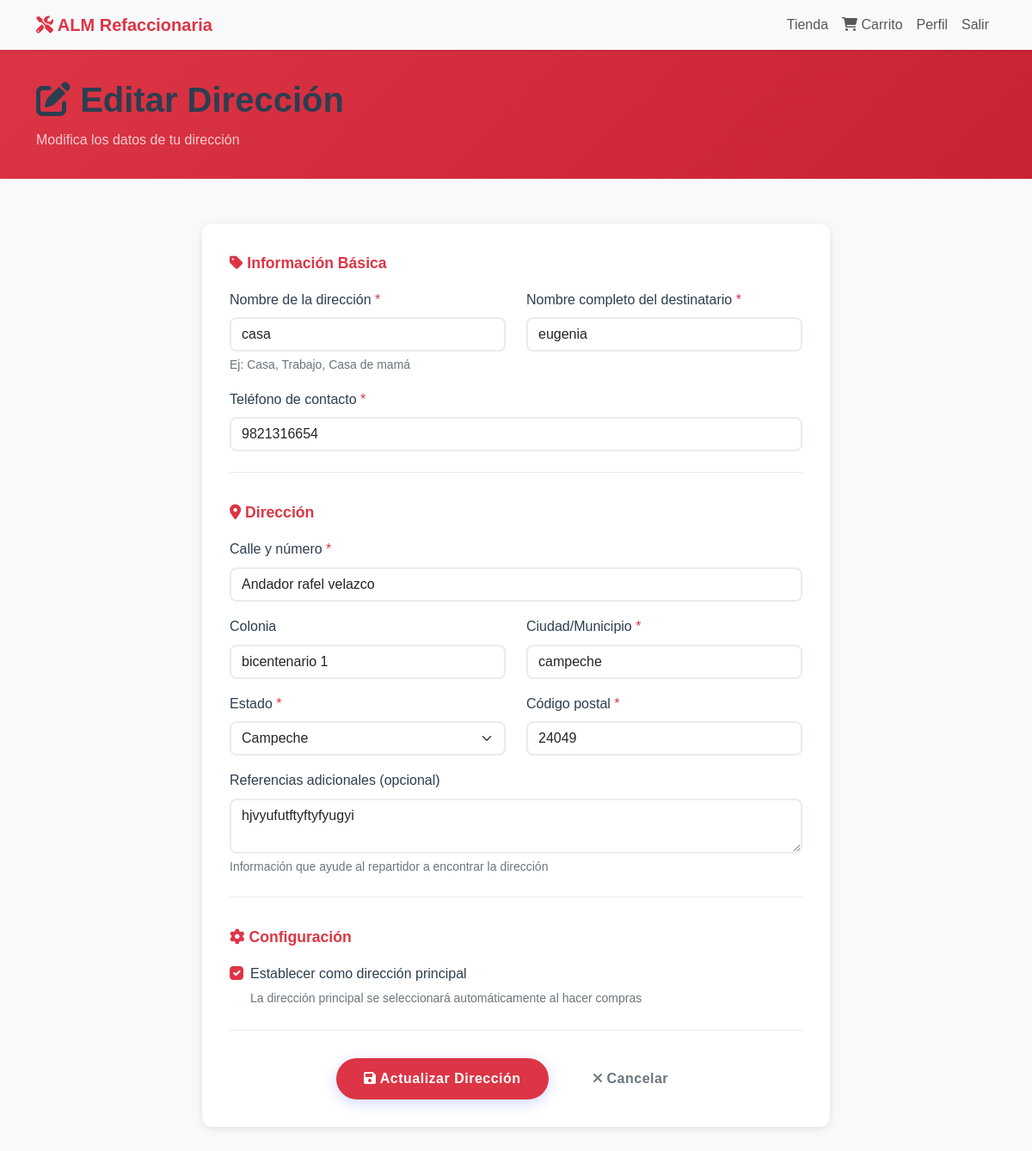
The app's page /addresses/3/edit/ (signed in) with its own data.
### store/models.py (models this page shows, shortened)
class CustomerAddress(models.Model):
    customer = models.ForeignKey(Customer, on_delete=models.CASCADE, related_name='addresses')
    nickname = models.CharField(max_length=50, help_text="Ej: Casa, Trabajo, Casa de mamá")
    full_name = models.CharField(max_length=200, verbose_name="Nombre completo del destinatario")
    phone = models.CharField(max_length=20)
    address = models.CharField(max_length=300, verbose_name="Calle y número")
    neighborhood = models.CharField(max_length=100, verbose_name="Colonia", blank=True, null=True)
    city = models.CharField(max_length=100, verbose_name="Ciudad/Municipio")
    state = models.CharField(max_length=3, choices=MEXICAN_STATES, verbose_name="Estado")
    zipcode = models.CharField(max_length=10, verbose_name="Código postal")
    references = models.TextField(blank=True, null=True, verbose_name="Referencias adicionales")
    is_default = models.BooleanField(default=False, verbose_name="Dirección principal")
    created_at = models.DateTimeField(auto_now_add=True)
    updated_at = models.DateTimeField(auto_now=True)
    class Meta:
        ordering = ['-is_default', '-updated_at']
        verbose_name = "Dirección del Cliente"
        verbose_name_plural = "Direcciones de Clientes"

### store/views.py (the view)
# urls.py: path('addresses/<int:address_id>/edit/', views.edit_address, name='edit_address'),
@login_required
def edit_address(request, address_id):
    data = cartData(request)
    customer = request.user.customer
    address = get_object_or_404(CustomerAddress, id=address_id, customer=customer)
    if request.method == 'POST':
        form = CustomerAddressForm(request.POST, instance=address, customer=customer)
        if form.is_valid():
            address = form.save()
            messages.success(request, f'Dirección "{address.nickname}" actualizada correctamente.')
            return redirect('customer_addresses')
    else:
        form = CustomerAddressForm(instance=address, customer=customer)
    context = {
        'cartItems': data['cartItems'],
        'form': form,
        'address': address,
        'title': 'Editar Dirección',
    }
    return render(request, 'store/address_form.html', context)

### store/utils.py (called while the page is built)
def cartData(request):
    if request.user.is_authenticated:
        try:
            customer = request.user.customer
            order = Order.objects.filter(customer=customer, complete=False).first()
            if order:
                items = order.orderitem_set.all()
                cartItems = order.get_cart_items
            else:
                items = []
                order = {'get_cart_total': 0, 'get_cart_items': 0, 'shipping': False}
                cartItems = 0
        except Customer.DoesNotExist:
            items = []
            order = {'get_cart_total': 0, 'get_cart_items': 0, 'shipping': False}
            cartItems = 0
    else:
        items = []
        order = {'get_cart_total': 0, 'get_cart_items': 0, 'shipping': False}
        cartItems = 0
    return {'cartItems': cartItems, 'order': order, 'items': items}

### store/templates/store/address_form.html (shortened to what this page needs)
{% load static %}
<!DOCTYPE html>
<html lang="es">
<head>
    <link href="https://cdn.jsdelivr.net/npm/bootstrap@5.3.0/dist/css/bootstrap.min.css" rel="stylesheet">
    <link rel="stylesheet" href="https://cdnjs.cloudflare.com/ajax/libs/font-awesome/6.0.0/css/all.min.css">
    <link rel="stylesheet" href="{% static 'css/main.css' %}">
</head>
<body>
    <nav class="navbar navbar-expand-lg navbar-light bg-light shadow-sm">
        <div class="container">
            <a class="navbar-brand" href="{% url 'index' %}">
                <i class="fas fa-tools"></i> ALM Refaccionaria
            </a>
            <div class="navbar-nav ms-auto">
                <a class="nav-link" href="{% url 'store' %}">Tienda</a>
                <a class="nav-link" href="{% url 'cart' %}">
                    <i class="fas fa-shopping-cart"></i>
                    Carrito
                </a>
                <a class="nav-link" href="{% url 'profile' %}">Perfil</a>
                <a class="nav-link" href="{% url 'logout' %}">Salir</a>
            </div>
        </div>
    </nav>
    <div class="page-header">
        <div class="container">
            <h1 class="mb-0">
                <i class="fas fa-{% if address %}edit{% else %}plus{% endif %}"></i>
                {{ title }}
            </h1>
            <p class="mb-0 mt-2 opacity-75">
                {% if address %}
                    Modifica los datos de tu dirección
                {% else %}
                    Agrega una nueva dirección de envío
                {% endif %}
            </p>
        </div>
    </div>
    <div class="container">
        <div class="row justify-content-center">
            <div class="col-lg-8">
                <div class="form-container">
                    <form method="post">
                        <div class="form-section">
                            <div class="section-title">
                                <i class="fas fa-tag"></i>
                                Información Básica
                            </div>
                            <div class="row">
                                <div class="col-md-6">
                                    <label for="{{ form.nickname.id_for_label }}" class="form-label required-field">
                                        Nombre de la dirección
                                    </label>
                                    {{ form.nickname }}
                                    <div class="help-text">Ej: Casa, Trabajo, Casa de mamá</div>
                                </div>
                                <div class="col-md-6">
                                    <label for="{{ form.full_name.id_for_label }}" class="form-label required-field">
                                        Nombre completo del destinatario
                                    </label>
                                    {{ form.full_name }}
                                </div>
                            </div>
                            <div class="mt-3">
                                <label for="{{ form.phone.id_for_label }}" class="form-label required-field">
                                    Teléfono de contacto
                                </label>
                                {{ form.phone }}
                            </div>
                        </div>
                        <div class="form-section">
                            <div class="section-title">
                                <i class="fas fa-map-marker-alt"></i>
                                Dirección
                            </div>
                            <div class="mb-3">
                                <label for="{{ form.address.id_for_label }}" class="form-label required-field">
                                    Calle y número
                                </label>
                                {{ form.address }}
                            </div>
                            <div class="row">
                                <div class="col-md-6">
                                    <label for="{{ form.neighborhood.id_for_label }}" class="form-label">
                                        Colonia
                                    </label>
                                    {{ form.neighborhood }}
                                </div>
                                <div class="col-md-6">
                                    <label for="{{ form.city.id_for_label }}" class="form-label required-field">
                                        Ciudad/Municipio
                                    </label>
                                    {{ form.city }}
                                </div>
                            </div>
                            <div class="row mt-3">
                                <div class="col-md-6">
                                    <label for="{{ form.state.id_for_label }}" class="form-label required-field">
                                        Estado
                                    </label>
                                    {{ form.state }}
                                </div>
                                <div class="col-md-6">
                                    <label for="{{ form.zipcode.id_for_label }}" class="form-label required-field">
                                        Código postal
                                    </label>
                                    {{ form.zipcode }}
                                </div>
                            </div>
                            <div class="mt-3">
                                <label for="{{ form.references.id_for_label }}" class="form-label">
                                    Referencias adicionales (opcional)
                                </label>
                                {{ form.references }}
                                <div class="help-text">Información que ayude al repartidor a encontrar la dirección</div>
                            </div>
                        </div>
                        <div class="form-section">
                            <div class="section-title">
                                <i class="fas fa-cog"></i>
                                Configuración
                            </div>
                            <div class="form-check">
                                {{ form.is_default }}
                                <label class="form-check-label" for="{{ form.is_default.id_for_label }}">
                                    Establecer como dirección principal
                                </label>
                                <div class="help-text">La dirección principal se seleccionará automáticamente al hacer compras</div>
                            </div>
                        </div>
                        <div class="text-center">
                            <button type="submit" class="btn btn-primary me-3">
                                <i class="fas fa-save"></i>
                                {% if address %}Actualizar Dirección{% else %}Guardar Dirección{% endif %}
                            </button>
                            <a href="{% url 'customer_addresses' %}" class="btn btn-outline-secondary">
                                <i class="fas fa-times"></i>
                                Cancelar
                            </a>
                        </div>
                    </form>
                </div>
            </div>
        </div>
    </div>
</body>
</html>

### static/css/main.css (style rules this page uses)
html { scroll-behavior: smooth; }
body { background-color: #f8f9fa; font-family: 'Poppins', sans-serif; line-height: 1.6; color: #2c3e50; overflow-x: hidden; }
h1, h2, h3, h4, h5, h6 { color: #2c3e50; font-weight: 600; line-height: 1.3; margin-bottom: 1rem; }
h1 { font-size: 2.5rem; }
.btn { border-radius: 10px; font-weight: 600; padding: 0.75rem 1.5rem; transition: all 0.3s ease; border: none; text-transform: none; letter-spacing: 0.5px; position: relative; overflow: hidden; }
.btn::before { content: ''; position: absolute; top: 50%; left: 50%; width: 0; height: 0; background: rgba(255,255,255,0.2); border-radius: 50%; transform: translate(-50%, -50%); transition: width 0.6s ease, height 0.6s ease; }
.btn-primary { background: linear-gradient(135deg, #667eea, #764ba2); border: none; box-shadow: 0 4px 15px rgba(102, 126, 234, 0.3); }
.col-lg-4, .col-lg-6, .col-lg-8, .col-lg-12 { margin-top: 20px; padding: 0 15px; }

### store/templates/store/address_form.html (style rules this page uses)
:root { --primary-color: #dc3545; --secondary-color: #6c757d; }
.page-header { background: linear-gradient(135deg, var(--primary-color) 0%, #c82333 100%); color: white; padding: 2rem 0; margin-bottom: 2rem; }
.form-container { background: white; border-radius: 12px; box-shadow: 0 2px 10px rgba(0,0,0,0.1); padding: 2rem; margin-bottom: 2rem; }
.form-section { margin-bottom: 2rem; padding-bottom: 1.5rem; border-bottom: 1px solid #e9ecef; }
.section-title { color: var(--primary-color); font-weight: 600; margin-bottom: 1rem; font-size: 1.1rem; }
.form-control, .form-select { border-radius: 8px; border: 2px solid #e9ecef; transition: all 0.3s ease; }
.btn-primary { background: var(--primary-color); border-color: var(--primary-color); border-radius: 25px; padding: 0.75rem 2rem; font-weight: 600; transition: all 0.3s ease; }
.btn-outline-secondary { border-radius: 25px; padding: 0.75rem 2rem; transition: all 0.3s ease; }
.navbar-brand { color: var(--primary-color) !important; font-weight: bold; }
.required-field::after { content: " *"; color: var(--primary-color); }
.form-check-input:checked { background-color: var(--primary-color); border-color: var(--primary-color); }
.help-text { font-size: 0.875rem; color: var(--secondary-color); margin-top: 0.25rem; }

### records on screen
CustomerAddress: nickname "casa", full_name "eugenia", phone "9821316654", address "Andador rafel velazco", neighborhood "bicentenario 1", city "campeche", state "Campeche", zipcode "24049", references "hjvyufutftyftyfyugyi", is_default "☑"

### other values on screen
{{ title }} "Editar Dirección"
